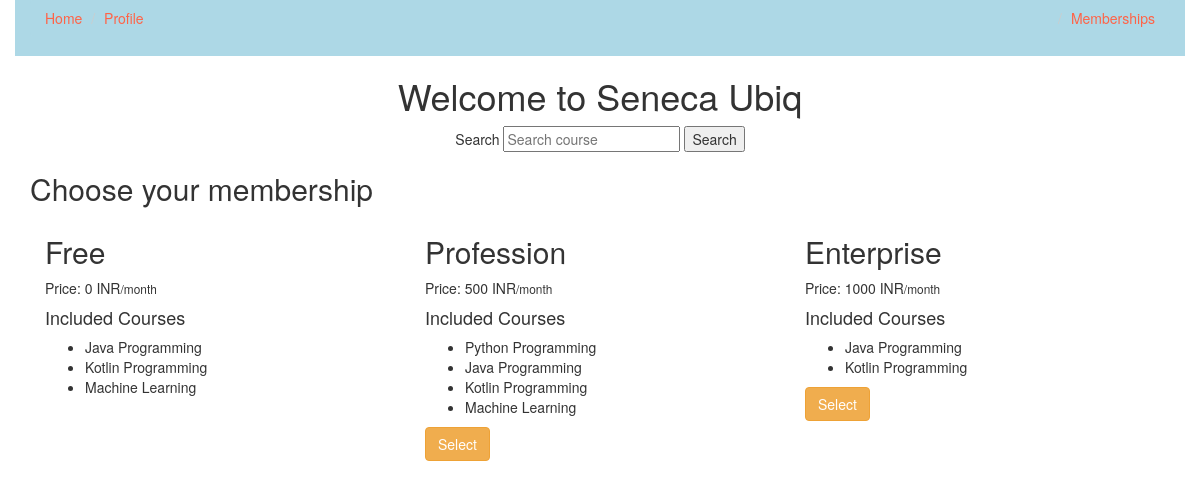
/memberships/ (signed in), run on the app's committed database.
### memberships/models.py (models this page shows)
class Membership(models.Model):
    slug = models.SlugField()
    membership_type = models.CharField(
        choices=MEMBERSHIP_CHOICES,
        max_length=30,
        default='Free',
        )
    price = models.IntegerField(default=1000)
    stripe_plan_id = models.CharField(max_length=40)
    def __str__(self):
        return self.membership_type

### courses/models.py (models this page shows, shortened)
class Course(models.Model):
    slug = models.SlugField()
    title = models.CharField(max_length=120)
    description = models.TextField()
    allowed_memberships = models.ManyToManyField(Membership)
    imageslot = models.ImageField(default='')

### memberships/views.py (the view, shortened to what this page needs)
# urls.py: path('',MembershipSelectView.as_view(),name='select'),
class MembershipSelectView(ListView):
    model = Membership
    def get_context_data(self, *args, **kwargs):
        context = super().get_context_data(**kwargs)
        current_membership = get_user_membership(self.request)
        context['current_membership'] = str(current_membership.membership)
        return context

### memberships/views.py (called while the page is built)
def get_user_membership(request):
    user_membership_qs = UserMembership.objects.filter(user=request.user)
    if user_membership_qs.exists():
        return user_membership_qs.first()
    return None

### memberships/templates/memberships/membership_list.html (shortened to what this page needs)
{% extends 'courses/base.html' %}
{% block content %}
<div class="container">
    <h2 >Choose your membership</h2>
    <div class="col">
        {% for object in object_list %}
            <p> <div class="col-sm-4 col-md-4">
                <h2>{{ object.membership_type }}</h3>
                <p>Price: {{ object.price }} INR<small>/month</small></p>
                <h4>Included Courses</h4>
                <ul>
                    {% for course in object.course_set.all %}
                        <li>{{ course.title }}</li>
                    {% endfor %}
                </ul>
                {% if object.membership_type != 'Free' %}
                <form method="POST" action="{% url 'memberships:select' %}">
                    {% if object.membership_type != current_membership %}
                        <button class="btn btn-warning">Select</button>
                    {% else %}
                        <small>This is your current membership</small>
                    {% endif %}
                </form>
                {% endif %}
            </div></p>
        {% endfor %}
    </div>
</div>
{% endblock content %}

### data on the page
Membership: membership_type "Free", price "0"
Course: title "Java Programming"
Course: title "Kotlin Programming"
Course: title "Machine Learning"
Membership: membership_type "Profession", price "500", shows "Select"
Course: title "Python Programming"
Membership: membership_type "Enterprise", price "1000", shows "Select"
